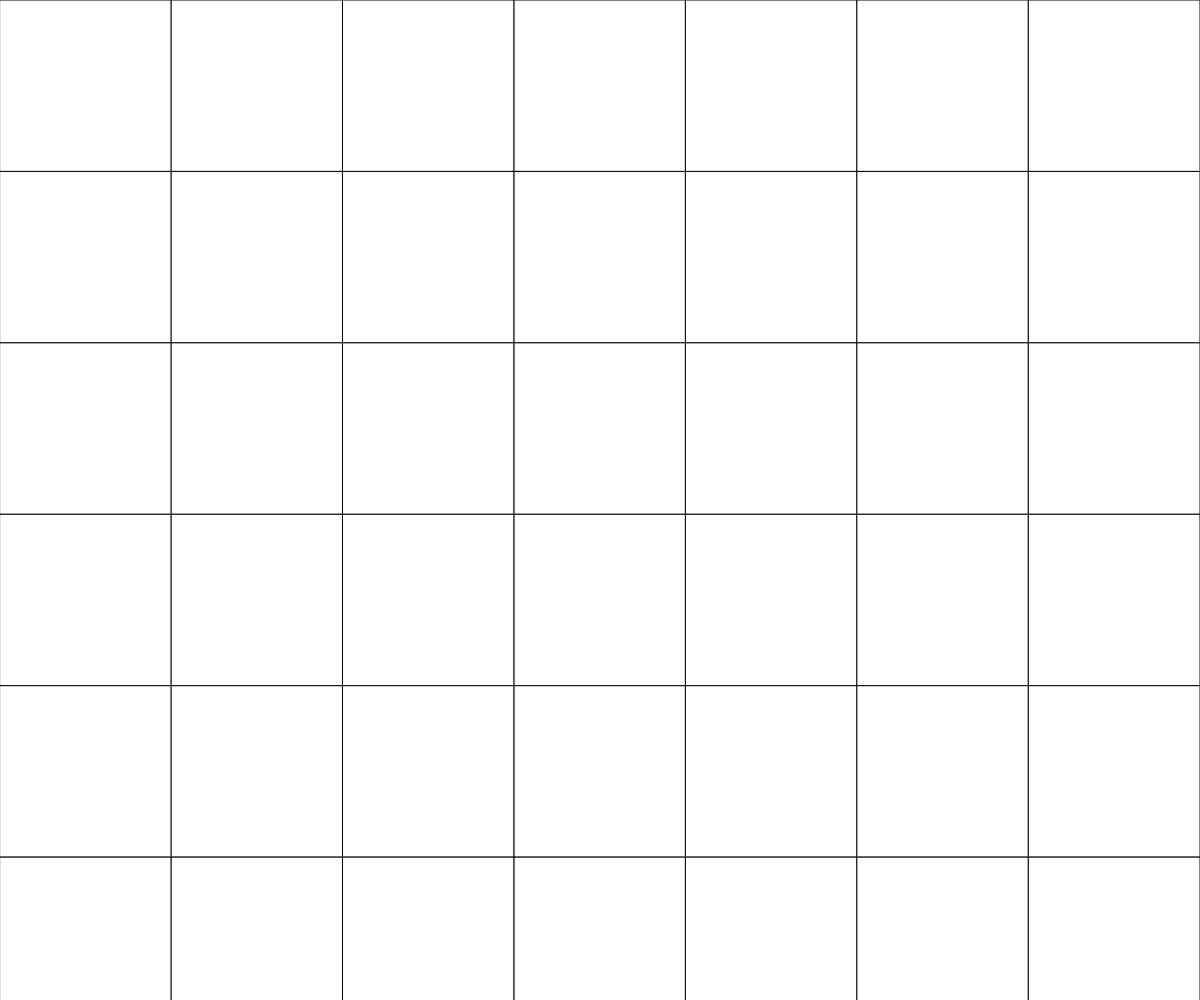
Frame 1 (no input)
Frame 60 (no input): identical to frame 1, image omitted
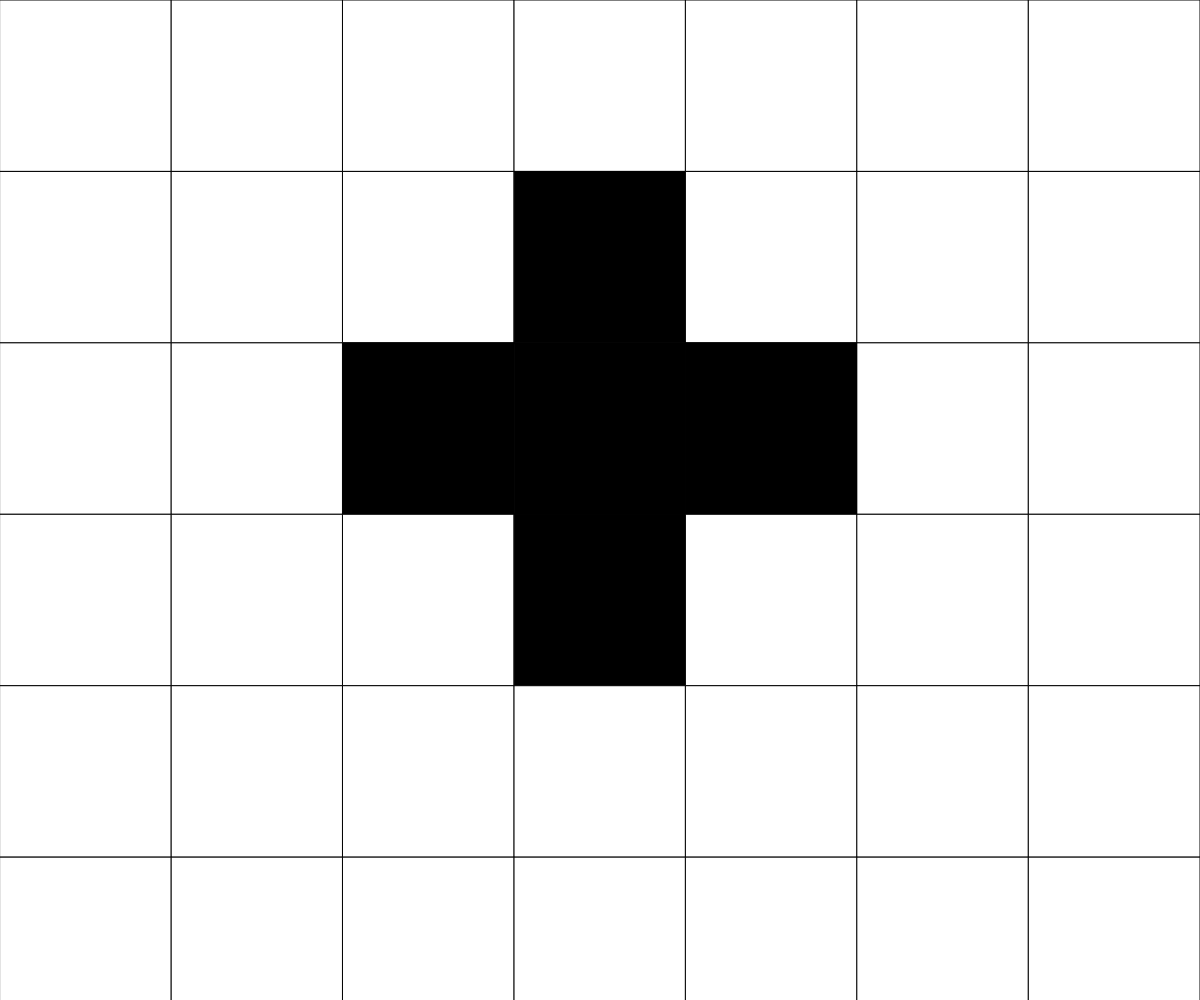
Frame 120 (the mouse pressed at the canvas centre since frame 60)

The p5.js sketch that drew these frames (run headless with seeded random() and noise() and a simulated clock; from frame 60 on, the mouse is pressed at the canvas centre):

// p5.js sketch
// ── sketch.js
// 2D Grid Neighbours Demo
// Luke P-F
// 3/24/2025
//
// Extra for Experts:
// - describe what you did to take this project "above and beyond"

let cellSize;
const GRID_WIDTH = 7;
const GRID_HEIGHT = 14;

const COLOURS = [255, 0];

let grid = generateGrid(GRID_WIDTH, GRID_HEIGHT);

            
function setup() {
  createCanvas(windowWidth, windowHeight);
  determineCellSize();
}

function determineCellSize() {
  if (windowWidth * GRID_WIDTH < windowHeight * GRID_HEIGHT) {
    cellSize = windowWidth / GRID_WIDTH;
  }
  else {
    cellSize = windowHeight / GRID_HEIGHT;
  }
}

function mousePressed() {
  let x = Math.floor(mouseX / cellSize);
  let y = Math.floor(mouseY / cellSize);

  toggleCell(y, x);
  toggleCell(y + 1, x);
  toggleCell(y - 1, x);
  toggleCell(y, x + 1);
  toggleCell(y, x - 1);

}

function toggleCell(y, x) {
  if (y >= 0 && y < grid.length && x >= 0 && x < grid[y].length) {
    if (grid[y][x] === 0) {
      grid[y][x] = 1;
    }
    else if (grid[y][x] === 1) {
      grid[y][x] = 0;
    }
  }
}

function generateRandomGrid() {
  let newGrid = [];
  for (let y = 0; y < rows; y++) {
    newGrid.push([]);
    for (let x = 0; x < cols; x++) {
      newGrid[y].push(Math.floor(Math.random() * 2));
    }
  }
  return newGrid;
}

function generateGrid(cols, rows) {
  let newGrid = [];
  for (let y = 0; y < rows; y++) {
    newGrid.push([]);
    for (let x = 0; x < cols; x++) {
      newGrid[y].push(0);
    }
  }
  return newGrid;
}

function determineNeighbours(x, y) {
  if (x <= 0) {

  }
}

function keyPressed() {
  if (key === 'c') {
    grid = generateRandomGrid(GRID_WIDTH, GRID_HEIGHT);
  }
  else if (key === 'e') {
    grid = generateGrid(GRID_WIDTH, GRID_HEIGHT);
  }
}

function draw() {
  background(220);
  displayGrid();
}

function displayGrid() {
  for (let y = 0; y < GRID_HEIGHT; y++) {
    for (let x = 0; x < GRID_WIDTH; x++) {
      fill(COLOURS[grid[y][x]]);
      rect(x * cellSize, y * cellSize, cellSize, cellSize);
    }
  }
}
